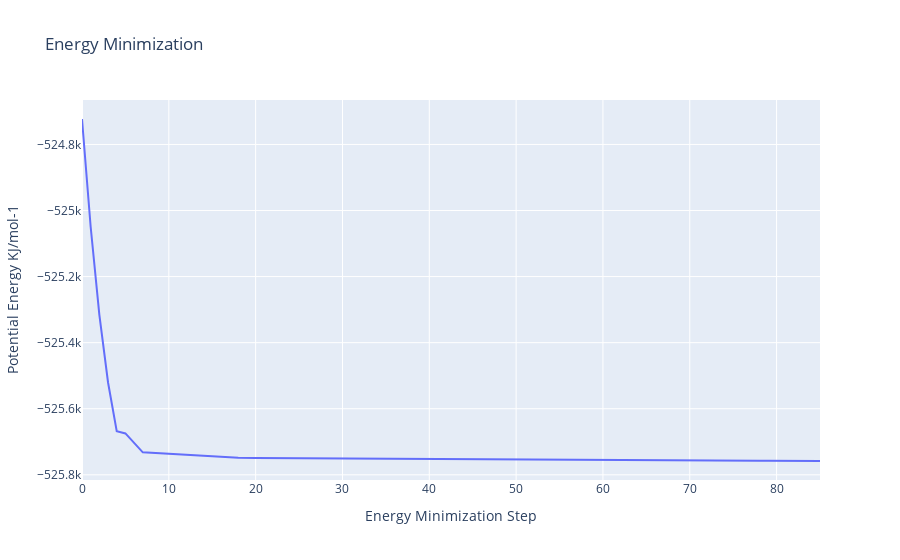

Notebook code for this chart:
### Code cell
import plotly
import plotly.graph_objs as go

# Read data from file and filter energy values higher than 1000 Kj/mol^-1
with open(output_min_ene_xvg,'r') as energy_file:
    x,y = map(
        list,
        zip(*[
            (float(line.split()[0]),float(line.split()[1]))
            for line in energy_file 
            if not line.startswith(("#","@")) 
            if float(line.split()[1]) < 1000 
        ])
    )

plotly.offline.init_notebook_mode(connected=True)

fig = ({
    "data": [go.Scatter(x=x, y=y)],
    "layout": go.Layout(title="Energy Minimization",
                        xaxis=dict(title = "Energy Minimization Step"),
                        yaxis=dict(title = "Potential Energy KJ/mol-1")
                       )
})

plotly.offline.iplot(fig)

### Figure 1 — Plotly figure (JSON) as saved in the notebook; plotly's stock layout.template omitted (floating-point values rounded to 4 significant figures)
{"data": [{"type": "scatter", "x": [0, 1, 2, 3, 4, 5, 7, 10, 11, 13, 14, 15, 17, 18, 20, 22, 23, 24, 25, 27, 28, 30, 31, 32, 33, 35, 36, 38, 39, 40, 41, 43, 44, 45, 46, 48, 49, 50, 51, 53, 54, 55, 56, 58, 59, 60, 61, 63, 64, 66, 67, 68, 69, 71, 72, 74, 75, 76, 77, 78, 79, 81, 82, 84, 85], "y": [-524700.0, -525000.0, -525300.0, -525500.0, -525700.0, -525700.0, -525700.0, -525700.0, -525700.0, -525700.0, -525700.0, -525700.0, -525700.0, -525700.0, -525749, -525700.0, -525700.0, -525800.0, -525800.0, -525800.0, -525800.0, -525800.0, -525800.0, -525800.0, -525800.0, -525800.0, -525800.0, -525800.0, -525800.0, -525800.0, -525800.0, -525800.0, -525800.0, -525754, -525800.0, -525800.0, -525800.0, -525800.0, -525800.0, -525800.0, -525800.0, -525800.0, -525800.0, -525800.0, -525800.0, -525800.0, -525800.0, -525800.0, -525800.0, -525800.0, -525800.0, -525800.0, -525800.0, -525800.0, -525800.0, -525800.0, -525800.0, -525800.0, -525800.0, -525800.0, -525800.0, -525800.0, -525800.0, -525758, -525800.0]}], "layout": {"title": {"text": "Energy Minimization"}, "xaxis": {"title": {"text": "Energy Minimization Step"}}, "yaxis": {"title": {"text": "Potential Energy KJ/mol-1"}}}}
